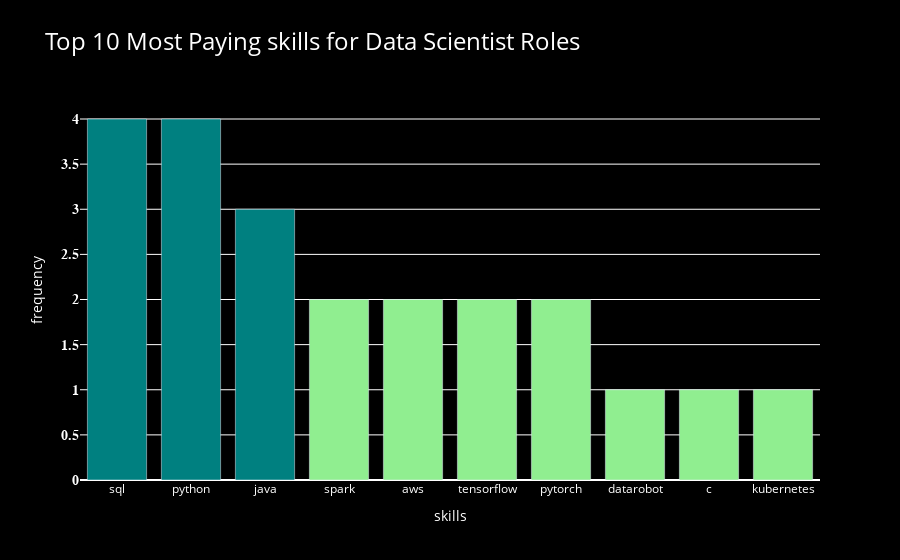

The notebook cell this image was saved under:
### Code cell
fig_pskills1 = px.bar(
    df_pskills1,
    x='skills',
    y='frequency',
    title='Top 10 Most Paying skills for Data Scientist Roles',
    color_discrete_sequence=['teal']  
)

fig_pskills1.update_layout(
    title={
        'text': 'Top 10 Most Paying skills for Data Scientist Roles',
        'font': {
            'size': 24 
        }
    },
    plot_bgcolor='black',  
    paper_bgcolor='black',  
    font_color='white',  
)


fig_pskills1.update_yaxes(
    tickfont=dict(
        family='Arial',  
        size=14,        
        color='white',   
        weight='bold',  
    )   
)


fig_pskills1.update_traces(
    marker_color=['lightgreen' if i >= len(df_pskills1) - 7 else 'teal' for i in range(len(df_pskills1))]
)


fig_pskills1.show()

### Figure 1 — Plotly figure (JSON) as saved in the notebook; plotly's stock layout.template omitted (floating-point values rounded to 4 significant figures)
{"data": [{"alignmentgroup": "True", "hovertemplate": "skills=%{x}<br>frequency=%{y}<extra></extra>", "legendgroup": "", "marker": {"color": ["teal", "teal", "teal", "lightgreen", "lightgreen", "lightgreen", "lightgreen", "lightgreen", "lightgreen", "lightgreen"], "pattern": {"shape": ""}}, "name": "", "offsetgroup": "", "orientation": "v", "showlegend": false, "textposition": "auto", "type": "bar", "x": ["sql", "python", "java", "spark", "aws", "tensorflow", "pytorch", "datarobot", "c", "kubernetes"], "xaxis": "x", "y": [4, 4, 3, 2, 2, 2, 2, 1, 1, 1], "yaxis": "y"}], "layout": {"barmode": "relative", "font": {"color": "white"}, "legend": {"tracegroupgap": 0}, "paper_bgcolor": "black", "plot_bgcolor": "black", "title": {"font": {"size": 24}, "text": "Top 10 Most Paying skills for Data Scientist Roles"}, "xaxis": {"anchor": "y", "domain": [0, 1], "title": {"text": "skills"}}, "yaxis": {"anchor": "x", "domain": [0, 1], "tickfont": {"color": "white", "family": "Arial", "size": 14, "weight": "bold"}, "title": {"text": "frequency"}}}}
